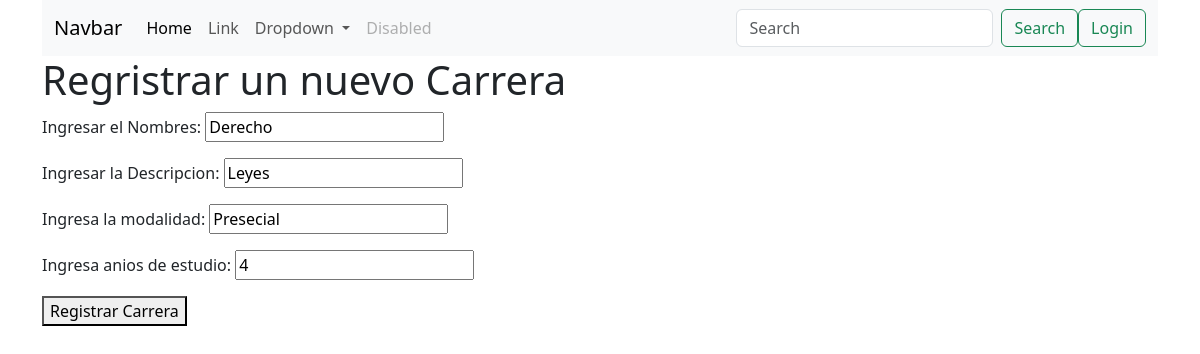
The page /core/actualizar_carrera/1 on the database its author committed.
### core/models.py (models this page shows, shortened)
class Carrera(models.Model):
    nombres = models.CharField(verbose_name="Nombre de la carrera", max_length=50)
    descripcion = models.CharField(verbose_name="Descripcion de la carrera", max_length=250)
    modalidad = models.CharField(verbose_name="Modalidad de la carrera", max_length=50)
    anios_estudio = models.IntegerField(verbose_name="Anios de la carrera")

### core/views.py (the view, shortened to what this page needs)
# urls.py: path("actualizar_carrera/<int:id_carrera>", views.EditarCarreras.as_view(), name="actualizar_carrera"),
class EditarCarreras(View):
    def get(self, request, id_carrera):
        carrera = Carrera.objects.get(id=id_carrera)
        form = CarreraForm(instance=carrera)
        return render(request, 'carreras/agregar_carrera.html', {'form': form})

### core/forms.py
class CarreraForm(forms.ModelForm):
    class Meta:
        model = Carrera
        fields = '__all__'
        labels = {
            'nombres': 'Ingresar el Nombres',
            'descripcion': 'Ingresar la Descripcion',
            'modalidad': 'Ingresa la modalidad',
            'anios_estudio': 'Ingresa anios de estudio',
        }

### core/templates/carreras/agregar_carrera.html (shortened to what this page needs)
{% extends "comun/base.html" %}
{% block  content %}
<h1> Regristrar un nuevo Carrera </h1>
<section>
    <form role= "form" method="post">
        {{ form.as_p }}
        <button type="submit"> Registrar Carrera </button>
    </form>
</section>
{% endblock %}

### rows shown on the page
Carrera: nombres "Derecho", descripcion "Leyes", modalidad "Presecial", anios_estudio "4"
